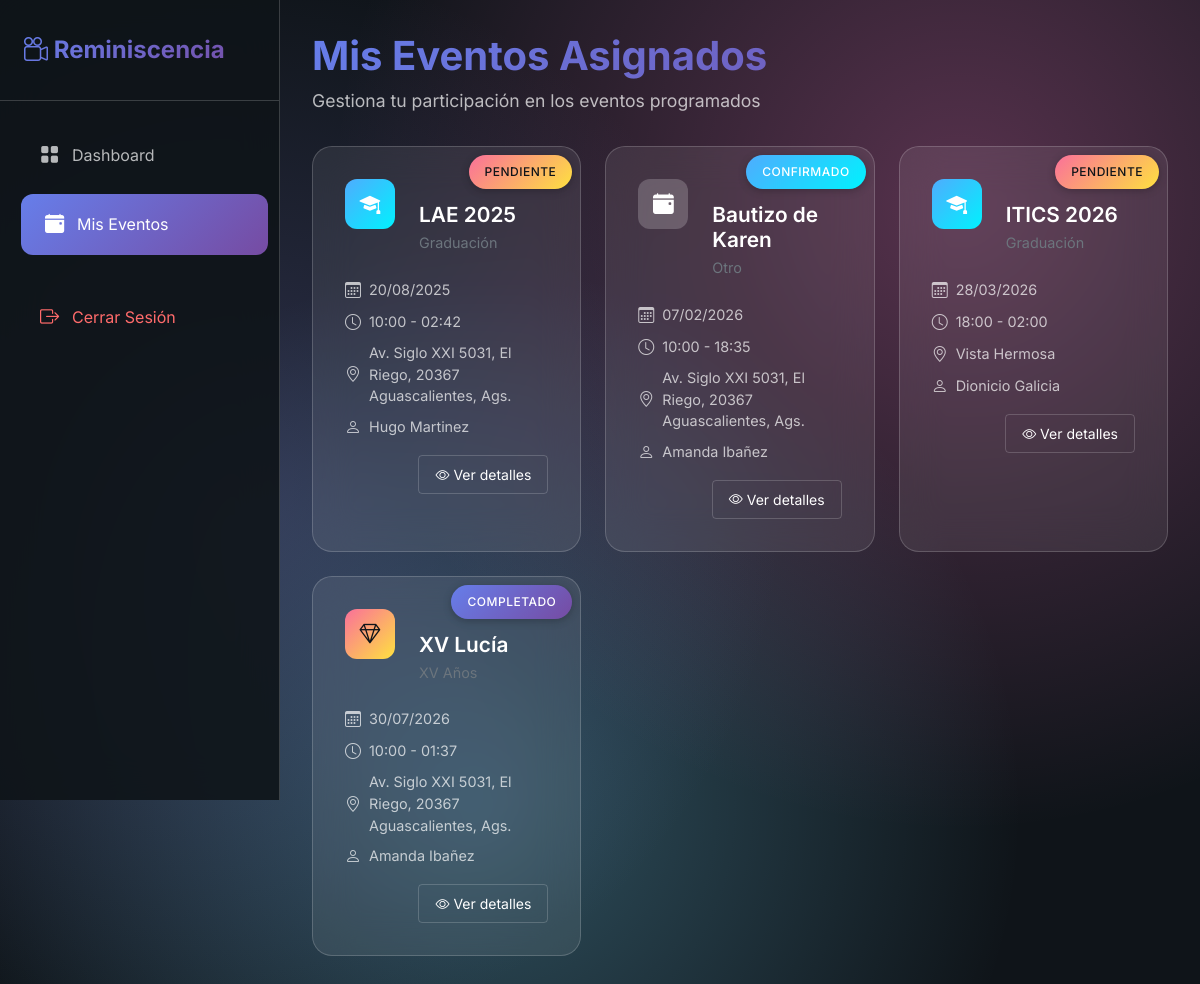
Screenshot of /colaborador/eventos.php (signed in) with the database file from the repository.
### tables this page shows
CREATE TABLE `evento_colaborador` (
  `id` int(11) NOT NULL,
  `evento_id` int(11) NOT NULL,
  `colaborador_id` int(11) NOT NULL,
  `rol` enum('fotografo','videografo','auxiliar') NOT NULL,
  `disponibilidad` varchar(20) DEFAULT 'pendiente',
  `estado` enum('pendiente','activo','rechazado') DEFAULT 'pendiente'
);

CREATE TABLE `eventos` (
  `id` int(11) NOT NULL,
  `titulo` varchar(255) NOT NULL,
  `cliente_id` int(11) NOT NULL,
  `colaborador_id` int(11) DEFAULT NULL,
  `nombre` varchar(100) NOT NULL,
  `tipo` varchar(50) NOT NULL,
  `fecha_evento` date NOT NULL,
  `hora_inicio` time NOT NULL,
  `hora_fin` time DEFAULT NULL,
  `lugar` varchar(100) NOT NULL,
  `descripcion` text DEFAULT NULL,
  `personas_estimadas` int(11) DEFAULT NULL,
  `estado` enum('pendiente','confirmado','cancelado','completado') DEFAULT 'pendiente',
  `fecha_creacion` datetime DEFAULT current_timestamp(),
  `fecha_modificacion` timestamp NULL DEFAULT NULL
);

CREATE TABLE `usuarios` (
  `id` int(11) NOT NULL,
  `nombre` varchar(100) NOT NULL,
  `email` varchar(100) NOT NULL,
  `telefono` varchar(20) DEFAULT NULL,
  `password` varchar(255) NOT NULL,
  `rol` enum('admin','colaborador','cliente') NOT NULL,
  `tipo_colaborador` enum('fotografo','videografo','auxiliar','') DEFAULT NULL,
  `rango_colaborador` enum('I','II','III','') DEFAULT NULL,
  `fecha_registro` datetime DEFAULT current_timestamp(),
  `activo` tinyint(1) DEFAULT 1,
  `foto_id` varchar(255) DEFAULT NULL
);

### colaborador/eventos.php (the view, shortened to what this page needs)
<?php
require_once(__DIR__ . '/../includes/config.php');
$user_id = $_SESSION['user_id'];
try {
    $stmt = $conn->prepare("SELECT e.*, u.nombre as cliente_nombre, ec.disponibilidad
                          FROM eventos e
                          JOIN usuarios u ON e.cliente_id = u.id
                          JOIN evento_colaborador ec ON e.id = ec.evento_id
                          WHERE ec.colaborador_id = :colaborador_id
                          ORDER BY e.fecha_evento ASC");
    $stmt->bindParam(':colaborador_id', $user_id);
    $stmt->execute();
    $eventos = $stmt->fetchAll(PDO::FETCH_ASSOC);
} catch(PDOException $e) {
    error_log("Error al obtener eventos: " . $e->getMessage());
    $error = "Error al cargar eventos. Por favor, inténtelo de nuevo más tarde.";
}
$estados_evento = [
    'pendiente'    => 'Pendiente',
    'confirmado'   => 'Confirmado',
    'en_progreso'  => 'En progreso',
    'completado'   => 'Completado',
    'cancelado'    => 'Cancelado'
];
$tipos_evento = [
    'bodas'        => 'Boda',
    'xv'           => 'XV Años',
    'graduaciones' => 'Graduación',
    'corporativos' => 'Evento Corporativo',
    'otro'         => 'Otro'
];
?>
<!DOCTYPE html>
<html lang="es">
<head>
  <link
    href="https://cdn.jsdelivr.net/npm/bootstrap@5.3.0/dist/css/bootstrap.min.css"
    rel="stylesheet"
  />
  <link
    rel="stylesheet"
    href="https://cdn.jsdelivr.net/npm/bootstrap-icons@1.11.1/font/bootstrap-icons.css"
  />
</head>
<body>
  <nav class="sidebar" id="sidebar">
    <div class="sidebar-header">
      <div class="logo">
        <i class="bi bi-camera-reels"></i>
        Reminiscencia
      </div>
    </div>
    <div class="nav-menu">
      <div class="nav-item">
        <a href="dashboard.php" class="nav-link">
          <i class="bi bi-grid-fill"></i>
          <span>Dashboard</span>
        </a>
      </div>
      <div class="nav-item">
        <a href="eventos.php" class="nav-link active">
          <i class="bi bi-calendar-event-fill"></i>
          <span>Mis Eventos</span>
        </a>
      </div>
      <div class="nav-item" style="margin-top: 2rem;">
        <a href="/logout.php" class="nav-link" style="color: #ff6b6b;">
          <i class="bi bi-box-arrow-right"></i>
          <span>Cerrar Sesión</span>
        </a>
      </div>
    </div>
  </nav>
  <main class="main-content">
    <div class="header">
      <h1>Mis Eventos Asignados</h1>
      <p>Gestiona tu participación en los eventos programados</p>
    </div>
    <div class="row mt-4">
      <?php if (count($eventos) > 0): ?>
        <?php foreach ($eventos as $evento): ?>
          <div class="col-md-6 col-lg-4 mb-4">
            <div class="card event-card">
              <div class="card-body">
                <div class="d-flex align-items-start mb-3">
  <div class="event-icon <?php echo htmlspecialchars($evento['tipo']); ?>">
    <?php
      $iconos = [
        'bodas'        => 'bi-heart-fill',
        'xv'           => 'bi-gem',
        'graduaciones' => 'bi-mortarboard-fill',
        'corporativos' => 'bi-briefcase-fill',
        'otro'         => 'bi-calendar-event-fill'
      ];
      $tipo_lower = strtolower($evento['tipo']);
      $icono = $iconos[$tipo_lower] ?? $iconos['otro'];
    ?>
    <i class="bi <?php echo $icono; ?>"></i>
  </div>
  <div class="flex-grow-1 position-relative">
      <br/>
    <h5 class="card-title mb-1 text-white"><?php echo htmlspecialchars($evento['nombre']); ?></h5>
    <p class="text-secondary mb-2" style="font-size: 0.9rem;">
      <?php echo htmlspecialchars($tipos_evento[$evento['tipo']] ?? ucfirst($evento['tipo'])); ?>
    </p>
  </div>
  <span class="status-badge status-<?php echo htmlspecialchars($evento['estado']); ?>">
      <?php echo htmlspecialchars($estados_evento[$evento['estado']] ?? $evento['estado']); ?>
    </span>
</div>
                <div class="event-meta">
                  <div class="event-meta-item">
                    <i class="bi bi-calendar3"></i>
                    <span><?php echo date('d/m/Y', strtotime($evento['fecha_evento'])); ?></span>
                  </div>
                  <div class="event-meta-item">
                    <i class="bi bi-clock"></i>
                    <span>
                      <?php echo substr($evento['hora_inicio'], 0, 5); ?> -
                      <?php echo substr($evento['hora_fin'], 0, 5); ?>
                    </span>
                  </div>
                  <div class="event-meta-item">
                    <i class="bi bi-geo-alt"></i>
                    <span><?php echo htmlspecialchars($evento['lugar']); ?></span>
                  </div>
                  <div class="event-meta-item">
                    <i class="bi bi-person"></i>
                    <span><?php echo htmlspecialchars($evento['cliente_nombre']); ?></span>
                  </div>
                </div>
<div class="d-flex justify-content-end mt-3">
  <a
    href="detalles_evento.php?id=<?php echo $evento['id']; ?>"
    class="btn btn-sm btn-outline-light"
    target="_self"
    style="pointer-events: auto; z-index: 1;"
  >
    <i class="bi bi-eye"></i> Ver detalles
  </a>
</div>
              </div>
            </div>
          </div>
        <?php endforeach; ?>
      <?php endif; ?>
    </div>
  </main>
</body>
</html>

### rows the page displays
evento_colaborador: evento.nombre "LAE 2025", evento.tipo "Graduación", evento.estado "PENDIENTE", evento.fecha_evento "20/08/2025", evento.hora_inicio "10:00", evento.hora_fin "02:42", evento.lugar "Av. Siglo XXI 5031, El Riego, 20367 Aguascalientes, Ags.", usuarios.nombre "Hugo Martinez"
evento_colaborador: evento.nombre "Bautizo de Karen", evento.tipo "Otro", evento.estado "CONFIRMADO", evento.fecha_evento "07/02/2026", evento.hora_inicio "10:00", evento.hora_fin "18:35", evento.lugar "Av. Siglo XXI 5031, El Riego, 20367 Aguascalientes, Ags.", usuarios.nombre "Amanda Ibañez"
evento_colaborador: evento.nombre "ITICS 2026", evento.tipo "Graduación", evento.estado "PENDIENTE", evento.fecha_evento "28/03/2026", evento.hora_inicio "18:00", evento.hora_fin "02:00", evento.lugar "Vista Hermosa", usuarios.nombre "Dionicio Galicia"
evento_colaborador: evento.nombre "XV Lucía", evento.tipo "XV Años", evento.estado "COMPLETADO", evento.fecha_evento "30/07/2026", evento.hora_inicio "10:00", evento.hora_fin "01:37", evento.lugar "Av. Siglo XXI 5031, El Riego, 20367 Aguascalientes, Ags.", usuarios.nombre "Amanda Ibañez"
